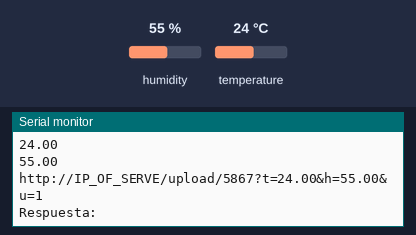
Recording of a sketch running on a simulated ESP32. Shown: the last lines printed to the serial monitor. Inputs (shaded band) come from the test bench; at power-on: humidity 55 %, temperature 24 °C. WiFi joins after 1.5 s; servers stay silent unless stated; uploads are accepted with an empty reply.

Above: at 3.2 s.
3.3 s: humidity set to 22 %
14.7 s: temperature set to 12 °C
At 17.4 s:
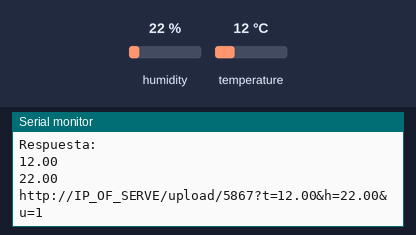
26.1 s: humidity set to 40 %
At 33.5 s:
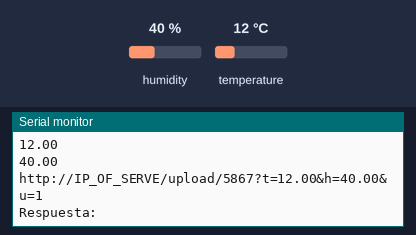
Timing chart, 0 to 35.0 s (numbered marks = the images above; inputs shaded):
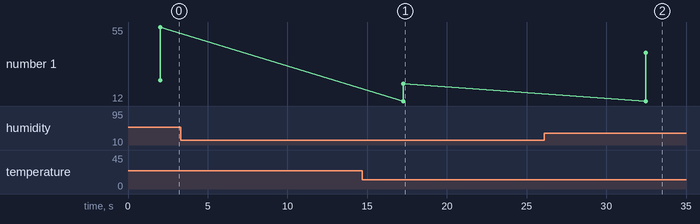

Measured:
- after the input at 14.7 s, the serial monitor: prints a new line after 2.5 s (image 1)
- after the input at 26.1 s, the serial monitor: prints a new line after 6.4 s (image 2)
- plotted number 1: 22 → 40 after the input at 26.1 s

The sketch:

FINALTEMPYHUM.ino
```cpp
#include <WiFi.h>
#include <HTTPClient.h>
#include <DHT.h> //Library is DHT sensor library by adafruit
// Pines de dht11
DHT dht(15, DHT11);

// Variables definidas
int Temperatura = 10;
float Humedad = 3.14;
int Ubicacion = 1;

// Reemplaza con tus credenciales de red
const char *ssid = "NAME_OF_ROUTER_TO_USE";
const char *password = "PASSWORD_OF_ROUTER_TO_USE";

// URL de la página web a la que deseas acceder
const char *url = "http://IP_OF_SERVE/upload/5867";

void setup() {
  Serial.begin(115200);
  dht.begin();

  // Conéctate a la red Wi-Fi
  WiFi.begin(ssid, password);
  while (WiFi.status() != WL_CONNECTED) {
    delay(1000);
    Serial.println("Conectando a la red WiFi...");
  }
  Serial.println("Conexión exitosa");
}

void loop() {
  // Realiza la solicitud HTTP
  makeHTTPrequest();
  delay(15000);
}

void makeHTTPrequest() {
  float Temperatura = dht.readTemperature();
  float Humedad = dht.readHumidity();
  Serial.println(Temperatura);
  Serial.println(Humedad);

  HTTPClient http;

  // Agrega parámetros a la URL si es necesario
  String urlWithParams = String(url) + "?t=" + String(Temperatura) + "&h=" + String(Humedad) + "&u=" + String(Ubicacion);
  Serial.println(urlWithParams);
  // Inicia la solicitud HTTP
  http.begin(urlWithParams);

  // Realiza la solicitud y obtén el código de estado
  int httpCode = http.GET();

  // Si la solicitud fue exitosa, imprime la respuesta
  if (httpCode > 0) {
    String payload = http.getString();
    Serial.println("Respuesta: " + payload);
  } else {
    Serial.println("Error en la solicitud HTTP");
  }

  // Cierra la conexión
  http.end();
}
```
